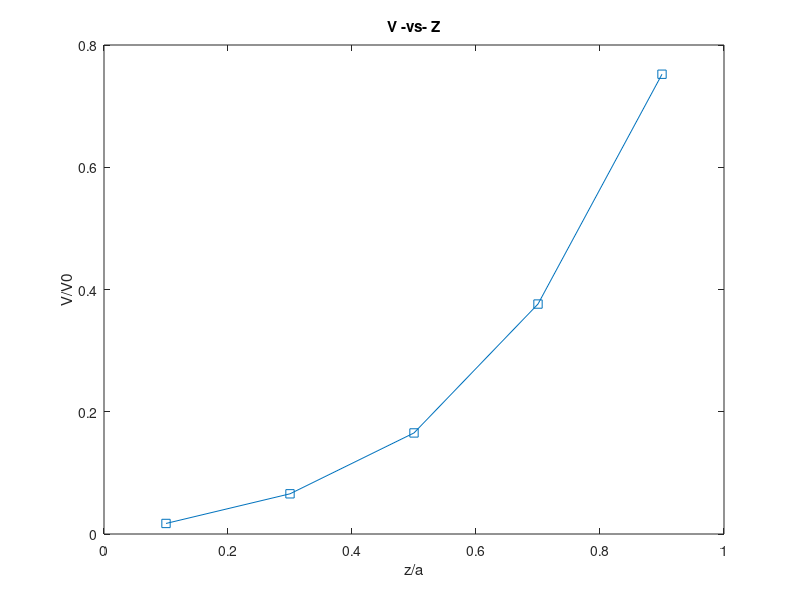

MATLAB code for this plot:
clear;

threshold = 0.01; %% 1 percent

a = 1;

x = 0.5*a;
y = [0.5]*a;
z = [0.1, 0.3, 0.5, 0.7, 0.9]*a;

error = 100;
iteration = -1;
while error > threshold && iteration < 10000
    iteration = iteration + 1;
    %n = 11;
    max_iterations = iteration * 2 + 1; %% Dont forget to modify the for values
    for_interval_n = 1:2:max_iterations;
    for_interval_m = for_interval_n;
    
    fprintf('\ncalculating result for n = %d\n', max_iterations);
    sum_value = zeros(size(z));
    for n = for_interval_n % odd numbers
            %this_part_value = (1/n)*exp(-n*pi*x/a)*sin(n*pi*y/a); 
            %this_part_value = (1/n)*exp(-n*pi*x/a)*sin(n*pi*y/a); 3.13
        this_part_value = 0;
        for m = for_interval_m
            gamma = pi/a*sqrt(n^2 + m^2);
            this_part_value_part = (1/(n*m))*sinh(gamma * z) / sinh(gamma * a) * sin(n*pi*x/a) * sin(m*pi*y/a);
            this_part_value = this_part_value + this_part_value_part;
        end
        %size(this_part_value)
        %fprintf('at i (%i) this part contributes (%f)\n', i, this_part_value);
        %fprintf(' --- ');
        %this_part_value
        sum_value = sum_value + this_part_value;
        %(sum_value)
    end

    fprintf('done iterating, the final sum value found is : \n');
    this_value = sum_value;
    %disp(this_value);
    if exist('last_value', 'var');
        difference = (this_value - last_value);
        average = (this_value + last_value) / 2;
        error = sum(abs(difference / this_value));
        fprintf('At n level `%d` (iteration %d) the error is `%f`\n\n', max_iterations, iteration, error);
    end
    last_value = this_value;
end

sum_value
v_0 = 0.6218; %% found by setting z = 1;
plot(z, last_value / (v_0), '-s');
title('V -vs- Z')
ylabel('V/V0');
xlabel('z/a');

%%%%%%%5
%% Result = N(z) = 5
%%%%%%%%
